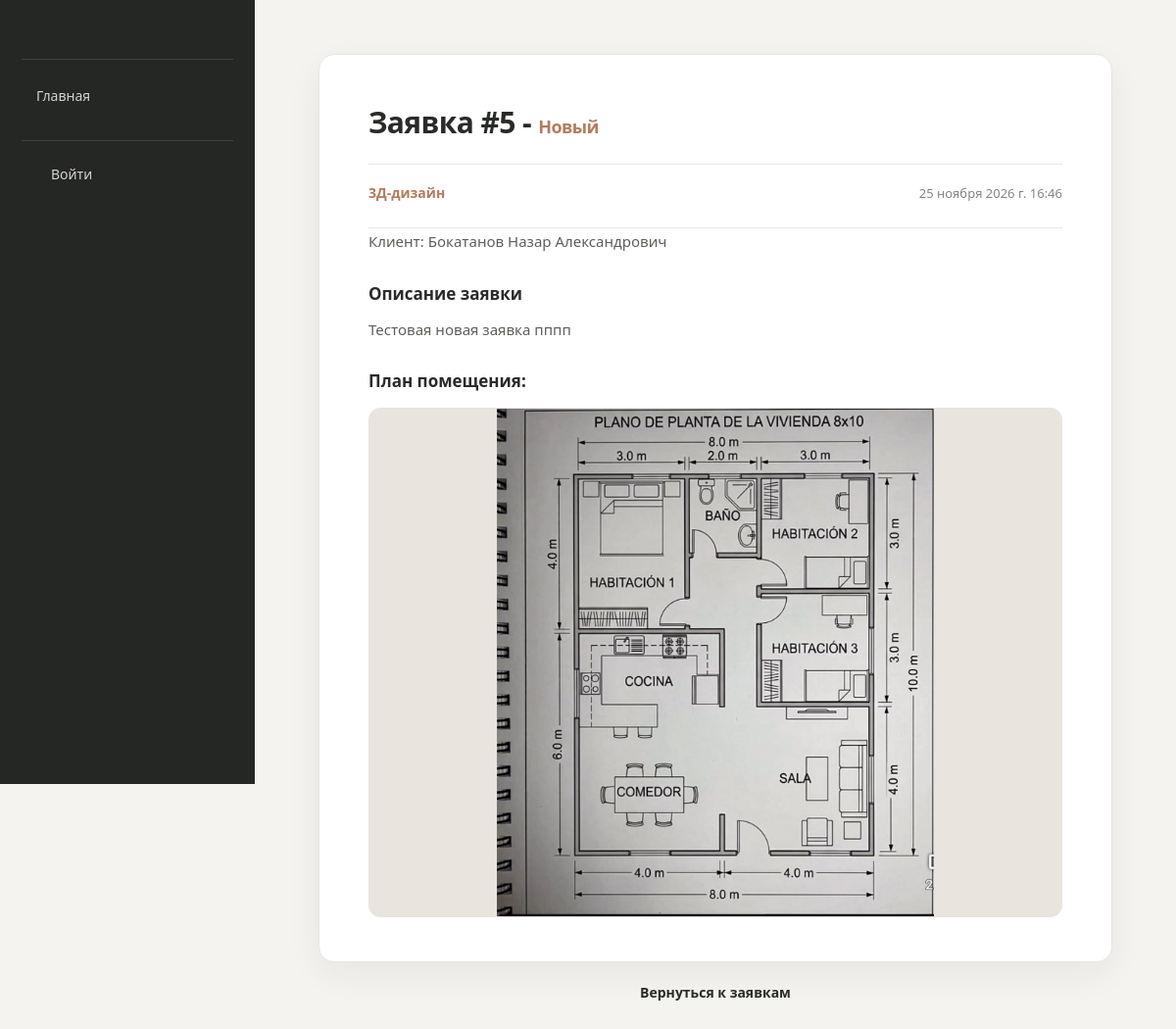
The page /creative_space/submissions/5/ on the database as committed earlier.
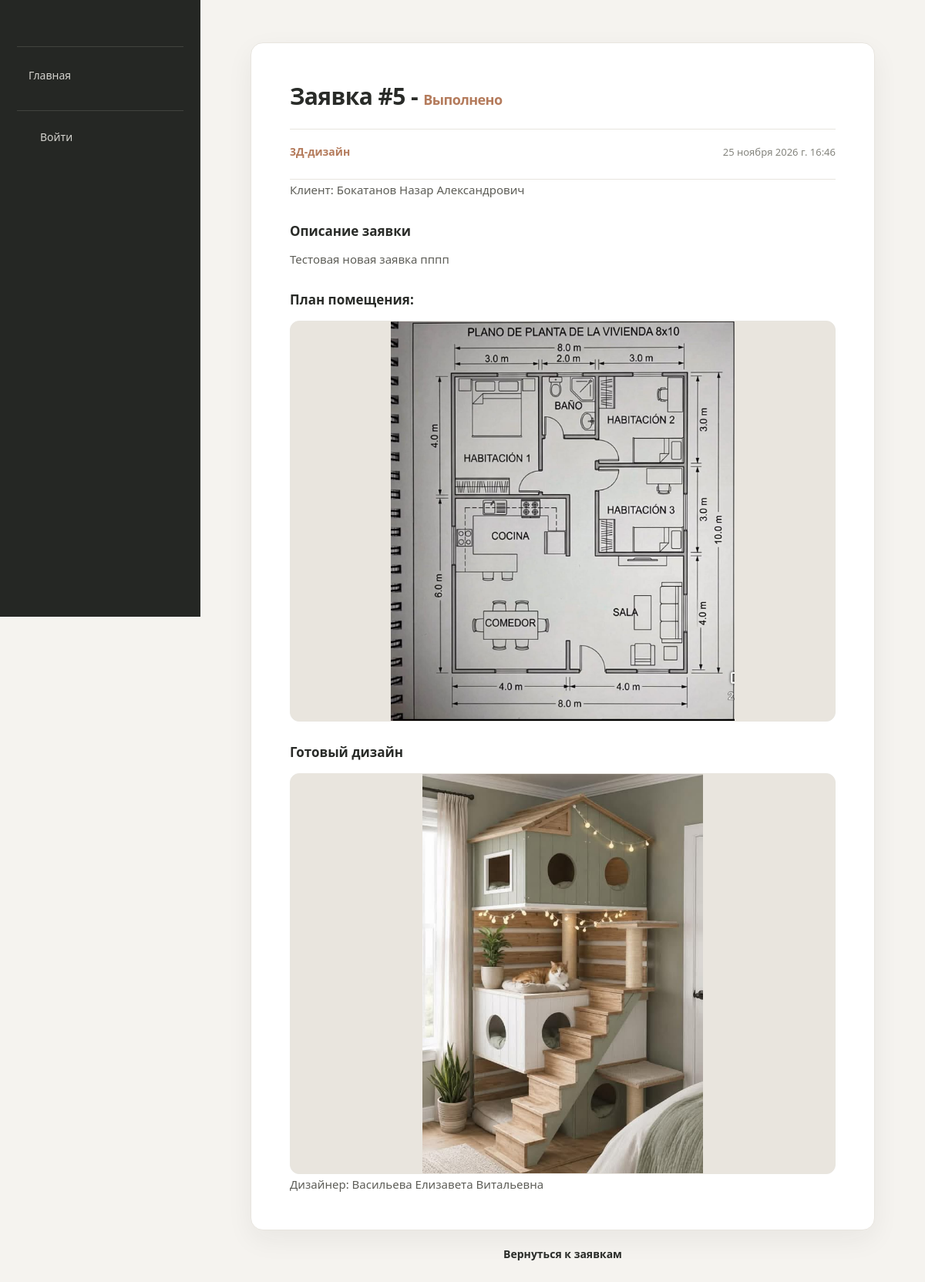
The same page on the database as committed later.
### creative_space/models.py (models this page shows, shortened)
class Submission(models.Model):
    client = models.ForeignKey(Client, verbose_name="Клиент", on_delete=models.SET_NULL, null=True)
    category = models.ForeignKey(Category, verbose_name="Категория",on_delete=models.CASCADE, help_text="Категория заявки (что требуется сделать по заявке)")
    description = models.TextField("Описание", help_text="Предпочтения и пожелания к дизайну.")
    floor_plan=models.ImageField(
        "План помещения",
        upload_to='floor_plan/%Y/%m',
        help_text="План помещения.",
        validators=[
            FileExtensionValidator(
                allowed_extensions=['png', 'jpg', 'jpeg', 'bmp'],
                message="Допустимые форматы: JPG, JPEG, PNG, BMP.",),
            validate_image_size,],
        )
    created_at = models.DateTimeField(auto_now_add=True, help_text="Дата создания заявки")
    WORK_STATUS = [
        ('n', 'Новый'),
        ('w', 'В работе'),
        ('r', "Выполнено"),
    ]
    status = models.CharField("Статус заявки", max_length=1, choices=WORK_STATUS, default='n')

class Category(models.Model):
    name = models.CharField("Категория", max_length=50, help_text="Категория заявки.")
    class Meta:
        ordering = ('name',)
    def __str__(self):
        return self.name

class Client(models.Model):
    user = models.OneToOneField(User, verbose_name="Пользователь", on_delete=models.CASCADE)
    patronymic = models.CharField("Отчество", max_length=100, blank=True)
    is_agree_to_processing_data = models.BooleanField("Согласие на обработку данных", default=False)
    class Meta:
        ordering = ('user__last_name',)
    def __str__(self):
        if self.patronymic:
            return  f'{self.user.last_name} {self.user.first_name} {self.patronymic}'
        elif self.user.first_name or self.user.last_name:
            return f'{self.user.last_name} {self.user.first_name}'
        else:
            return f'{self.user.username}'

class Design(models.Model):
    designer = models.ForeignKey(Client, verbose_name="Дизайнер",on_delete=models.SET_NULL, null=True)
    design_photo = models.ImageField("Дизайн", upload_to='design_photos/%Y/%m', blank=True, null=True, help_text="Фотография готового дизайна (заявка получит статус 'Выполненно').")
    comment = models.TextField("Комментарий", blank=True, null=True, help_text="Введите комментарий по заявке (заявка получит статус 'В работе')")
    submission = models.OneToOneField(Submission, on_delete=models.SET_NULL, null=True, help_text="Заявка, для которой нужен дизайн.")

### creative_space/views.py (the view)
# urls.py: path('submissions/<int:pk>/', views.SubmissionDetailView.as_view(), name='submission-detail'),
class SubmissionDetailView(generic.DetailView):
    model = Submission
    template_name = 'creative_space/submission_detail.html'

### creative_space/templates/creative_space/submission_detail.html (shortened to what this page needs)
{% extends 'base_generic.html' %}
{% block sidebar %}
    {{ block.super }}
{% endblock %}
{% block content %}
    <section class="submission-detail">
        <h1>Заявка #{{submission.id}} - <span class="status">{{submission.get_status_display}}</span></h1>
        <div class="submission-info">
            <p>{{submission.category}}</p>
            <time>{{submission.created_at}}</time>
        </div>
        <p>Клиент: {{submission.client}}</p>
        <h3>Описание заявки</h3>
        <p>{{ submission.description }}</p>
        <h3>План помещения:</h3>
        <div class="floor_plan"><img src="{{submission.floor_plan.url}}" alt="План помещения"></div>
        {% if submission.status == 'r' %}
            <h3>Готовый дизайн</h3>
            <div class="design-photo"><img src="{{submission.design.design_photo.url}}" alt="Готовая работа"></div>
            <p>Дизайнер: {{ submission.design.designer }}</p>
        {% endif %}
    </section>
    {% if 'all_submissions' in request.META.HTTP_REFERER %}
      <a href="{% url 'all_submissions' %}" class="alternative-link">Вернуться к заявкам</a>
    {% elif 'my_submissions' in request.META.HTTP_REFERER %}
      <a href="{% url 'my_submissions' %}" class="alternative-link">Вернуться к заявкам</a>
    {% elif 'profile' in request.META.HTTP_REFERER %}
      <a href="{% url 'profile' %}" class="alternative-link">Вернуться в профиль</a>
    {% else %}
      <a href="{% if user.is_staff %}{% url 'all_submissions' %}{% else %}{% url 'my_submissions' %}{% endif %}" class="alternative-link">Вернуться к заявкам</a>
    {% endif %}
{% endblock %}

### creative_space/templates/base_generic.html (shortened to what this page needs)
<!DOCTYPE html>
<html lang="ru">
  <head>
    {% load static %}
    <link rel="stylesheet" href="{% static 'css/styles.css' %}" />
  </head>
  <body>
    <div class="container">
      <header>
        <nav>
          {% block sidebar %}
            <menu class="sidebar-nav">
              <li><a href="{% url 'index' %}">Главная</a></li>
            {% if user.is_authenticated %}
              <li>Пользователь: {{user.get_username}}</li>
              <li><a href="{% url 'profile' %}">Личный кабинет</a></li>
              <li><a href="{% url 'my_submissions' %}">Мои заявки</a></li>
              <li><a href="{% url 'create_submission' %}">Оставить заявку</a></li>
              <li>
                <form id="logout-form" method="post" action="{% url 'logout' %}">
                  {% csrf_token %}
                  <button type="submit" class="btn-link">Выйти</button>
                </form>
              </li>
              {% if user.is_staff %}
              <li class="title-nav">Администратор</li>
              <li><a href="{% url 'all_submissions' %}">Все заявки</a></li>
              <li><a href="{% url 'categories' %}">Все категории</a></li>
              {% endif %}
            {% else %}
              <li><a href="{% url 'login' %}">Войти</a></li>
            {% endif %}
            </menu>
          {% endblock %}
        </nav>
      </header>
      <main>
        {% block content %}{% endblock %}
      </main>
    </div>
  </body>
</html>

### creative_space/static/css/styles.css (style rules this page uses)
:root { --bg-color: #f5f3ef; --sidebar-color: #252724; --sidebar-hover: #383b36; --primary-color: #b47b5c; --primary-hover: #996448; --text-color: #292b28; --muted-color: #85857e; --card-color: #ffffff; --border-color: #e8e5df; --sidebar-width: 260px; --radius: 12px; --transition: 0.25s ease; }
* { margin: 0; padding: 0; box-sizing: border-box; }
li { list-style: none; }
body { font-family: "Segoe UI", Arial, sans-serif; background-color: var(--bg-color); color: var(--text-color); line-height: 1.6; }
.container { min-height: 100vh; padding-left: var(--sidebar-width); }
nav { position: fixed; top: 0; left: 0; width: var(--sidebar-width); height: 100vh; background-color: var(--sidebar-color); padding: 35px 22px; overflow-y: auto; z-index: 100; }
.sidebar-nav { list-style: none; display: flex; flex-direction: column; gap: 8px; }
.sidebar-nav li { color: #d4d3ce; font-size: 14px; }
.sidebar-nav a { display: block; padding: 11px 15px; color: #d4d3ce; text-decoration: none; border-radius: 8px; transition: var(--transition); }
.sidebar-nav li:nth-child(2) { margin-top: 15px; padding: 12px 15px; color: #aaa99f; font-size: 13px; border-top: 1px solid #41433e; }
main { max-width: 1400px; margin: 0 auto; padding: 55px 65px; }
.status { color: var(--primary-color); font-size: 14px; font-weight: 500; }
.design-photo { width: 100%; height: 260px; overflow: hidden; background-color: #e9e5de; }
.design-photo img { display: block; width: 100%; height: 100%; object-fit: cover; transition: transform 0.5s ease; }
.submission-info { display: flex; justify-content: space-between; align-items: center; padding: 18px 23px 10px; }
.submission-info p { color: var(--primary-color); font-size: 13px; font-weight: 600; }
.submission-info time { color: var(--muted-color); font-size: 12px; }
.container .alternative-link { display: block; width: fit-content; margin: 20px auto; border-radius: 8px; color: var(--text-color); font-size: 14px; font-weight: 600; text-decoration: none; transition: var(--transition); }
.submission-detail { max-width: 820px; margin: 0 auto; padding: 45px 50px; background-color: var(--card-color); border: 1px solid var(--border-color); border-radius: 16px; box-shadow: 0 12px 35px rgba(40, 38, 32, 0.06); }
.submission-detail h1 { font-size: 30px; font-weight: 600; letter-spacing: -0.6px; color: var(--text-color); padding-bottom: 18px; border-bottom: 1px solid var(--border-color); }
.submission-detail h1 .status { font-size: 18px; font-weight: 600; }
.submission-detail .submission-info { padding: 18px 0 24px; border-bottom: 1px solid var(--border-color); }
.submission-detail .submission-info p { font-size: 14px; }
.submission-detail .submission-info time { font-size: 13px; }
.submission-detail h3 { margin: 26px 0 10px; font-size: 17px; font-weight: 600; color: var(--text-color); }
.submission-detail > p { color: #5e5e58; font-size: 15px; line-height: 1.75; }
.submission-detail .design-photo { height: auto; max-height: 520px; margin-top: 14px; border-radius: var(--radius); border: 1px solid var(--border-color); }
.submission-detail .design-photo img { max-height: 520px; object-fit: contain; }
nav menu { margin-top: 25px; padding-top: 15px; border-top: 1px solid #41433e; display: flex; flex-direction: column; gap: 8px; }
nav menu a { display: block; padding: 11px 15px; color: #d4d3ce; font-size: 14px; text-decoration: none; border-radius: 8px; transition: var(--transition); }
.floor_plan > img { display: block; width: 100%; max-height: 520px; margin-top: 14px; object-fit: contain; background-color: #e9e5de; border: 1px solid var(--border-color); border-radius: var(--radius); }

Rows that differ between the two databases and show on the page:
changed Submission "Тестовая новая заявка пппп": status "Новый" → "Выполнено"; design.design_photo: picture added; design.designer (not shown) → "Васильева Елизавета Витальевна"
Other text that changed with them:
text now shown: "Готовый дизайн Дизайнер:"
